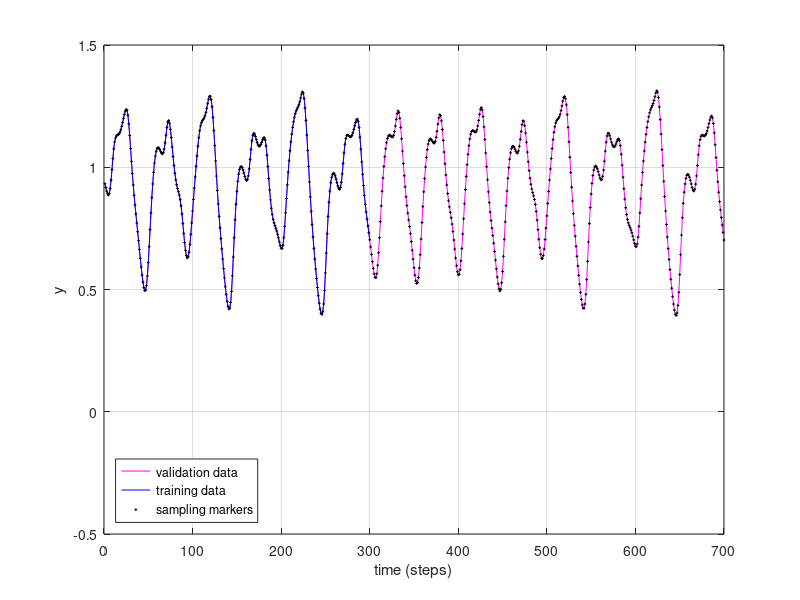

This chart was generated by the following MATLAB code: (Note: this script raises an error after producing the figure.)
close all, clear all, clc, format compact
% Este es un cambio tonto, quiero que esto quede en github
% Este es el segundo cambio tonto
% data settings
N  = 700; % number of samples
Nu = 300; % number of learning samples

% Mackay-Glass time series
b   = 0.1;
c   = 0.2;
tau = 17;

% initialization
y = [0.9697 0.9699 0.9794 1.0003 1.0319 1.0703 1.1076 1.1352 1.1485 ...
     1.1482 1.1383 1.1234 1.1072 1.0928 1.0820 1.0756 1.0739 1.0759]';
% generate Mackay-Glass time series
for n=18:N+99
  y(n+1) = y(n) - b*y(n) + c*y(n-tau)/(1+y(n-tau).^10);
end
% remove initial values
y(1:100) = [];

% plot training and validation data

plot(y,'m-')
grid on, hold on
plot(y(1:Nu),'b')
plot(y,'+k','markersize',2)
legend('validation data','training data','sampling markers','location','southwest')
xlabel('time (steps)')
ylabel('y')
ylim([-.5 1.5])
set(gcf,'position',[1 60 800 400])

% prepare training data
yt = con2seq(y(1:Nu)');

% prepare validation data
yv = con2seq(y(Nu+1:end)');
% yv = con2seq(1:400);

%---------- network parameters -------------
% good parameters (you don't know 'tau' for unknown process)
inputDelays = 1:6:19;  % input delay vector
hiddenSizes = [6 3];   % network structure (number of neurons)
%-------------------------------------

% nonlinear autoregressive neural network
net = narnet(inputDelays, hiddenSizes);

% [Xs,Xi,Ai,Ts,EWs,shift] = preparets(net,Xnf,Tnf,Tf,EW)
%
% This function simplifies the normally complex and error prone task of
% reformatting input and target timeseries. It automatically shifts input
% and target time series as many steps as are needed to fill the initial
% input and layer delay states. If the network has open loop feedback,
% then it copies feedback targets into the inputs as needed to define the
% open loop inputs.
%
%  net : Neural network
%  Xnf : Non-feedback inputs
%  Tnf : Non-feedback targets
%   Tf : Feedback targets
%   EW : Error weights (default = {1})
%
%   Xs : Shifted inputs
%   Xi : Initial input delay states
%   Ai : Initial layer delay states
%   Ts : Shifted targets
[Xs,Xi,Ai,Ts] = preparets(net,{},{},yt);

% train net with prepared training data
net = train(net,Xs,Ts,Xi,Ai);
% view trained net
view(net)

% close feedback for recursive prediction
net = closeloop(net);
% view closeloop version of a net
view(net);

% prepare validation data for network simulation
yini = yt(end-max(inputDelays)+1:end); % initial values from training data
% combine initial values and validation data 'yv'
[Xs,Xi,Ai] = preparets(net,{},{},[yini yv]);

% predict on validation data
predict = net(Xs,Xi,Ai);

% validation data
Yv = cell2mat(yv);
% prediction
Yp = cell2mat(predict);
% error
e = Yv - Yp;

% plot results of recursive simulation
figure(1)
plot(Nu+1:N,Yp,'r')
plot(Nu+1:N,e,'g')
legend('validation data','training data','sampling markers',...
  'prediction','error','location','southwest')

